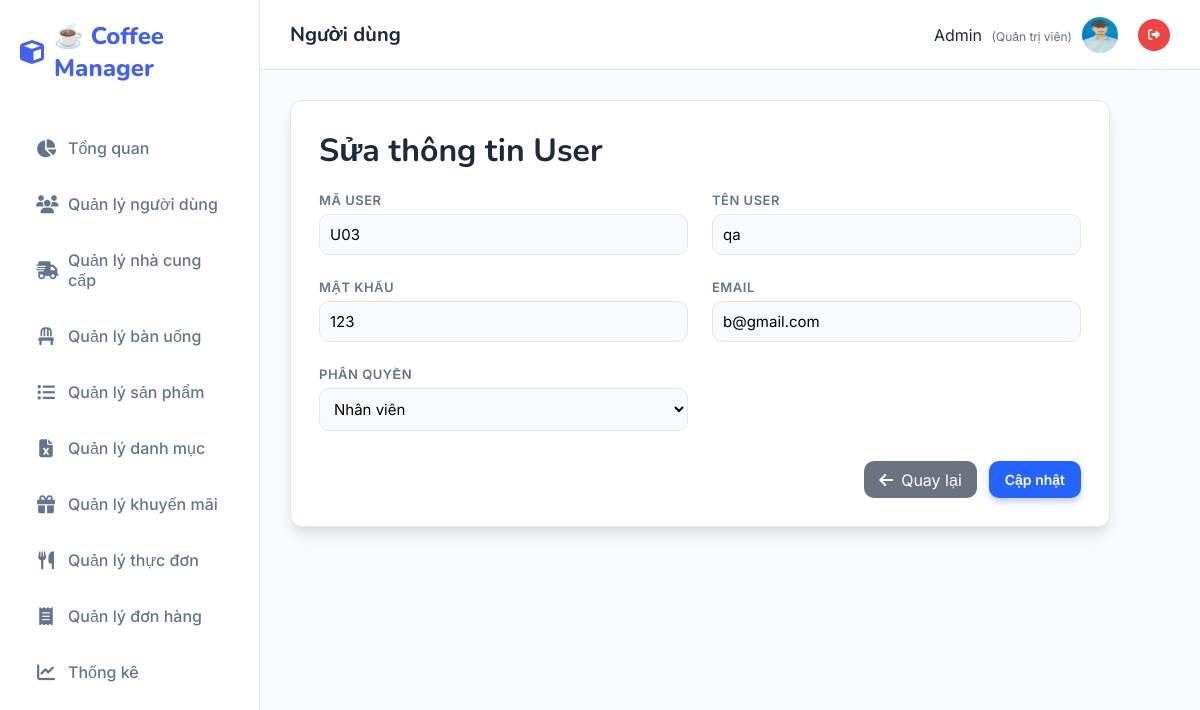
The page /Users/sua/U03 (signed in) on the database its author committed.
### tables this page shows
CREATE TABLE `users` (
  `ma_user` varchar(50) NOT NULL,
  `ten_user` varchar(100) NOT NULL,
  `password` varchar(255) NOT NULL,
  `email` varchar(100) NOT NULL,
  `phan_quyen` enum('admin','nhan_vien') DEFAULT 'nhan_vien',
  `ngay_tao` datetime DEFAULT current_timestamp()
);

### MVC/Core/controller.php (called while the page is built, shortened)
<?php
    class controller{
        public function model($model){
        return new $model;
        }
        public function view($view,$data=[]){
            include_once __DIR__.'/../Views/'.$view.'.php';
        }
    }
?>

### MVC/Controllers/Users.php (called while the page is built, shortened)
<?php
    class Users extends controller{
        private $user;
        function __construct()
        {
            $this->user = $this->model("Users_m");
        }
        function sua($ma_user){
            $result = $this->user->Users_getById($ma_user);
            $row = mysqli_fetch_array($result);
            $this->view('Master',[
                'page' => 'Users_sua',
                'ma_user' => $row['ma_user'],
                'ten_user' => $row['ten_user'],
                'password' => $row['password'],
                'email' => $row['email'],
                'phan_quyen' => $row['phan_quyen']
            ]);
        }
    }
?>

### MVC/Core/app.php (called while the page is built, shortened)
<?php
    class app{
        protected $action = "Get_data";
        function __construct()
        {
            $arr = $this->processURL();
            if($arr!=null){
                if(file_exists(__DIR__.'/../Controllers/'.$arr[0].'.php')){
                    unset($arr[0]);
                }
            }
            $this->controller=new $this->controller;
            if(isset($arr[1])){
                if(method_exists($this->controller,$arr[1])){
                    $this->action=$arr[1];
                    unset($arr[1]);
                }
            }
            $this->param=$arr?array_values($arr):[];
            call_user_func_array([$this->controller,$this->action],$this->param);
        }
        function processURL(){
        if(isset($_GET['url'])){
            return explode('/',filter_var(trim($_GET['url']),FILTER_DEFAULT));
        }
    }
    }
?>

### index.php (called while the page is built, shortened)
<?php
    $myapp = new app();
?>

### MVC/Core/connectDB.php (called while the page is built, shortened)
<?php
    class connectDB{
            function __construct()
            {
                $this->con=mysqli_connect('localhost','root','','Web');
            }
    }
?>

### MVC/Models/Users_m.php (called while the page is built, shortened)
<?php
    class Users_m extends connectDB{
        function Users_getById($ma_user){
            $sql = "SELECT * FROM users WHERE ma_user = '$ma_user'";
            return mysqli_query($this->con, $sql);
        }
    }
?>

### MVC/Views/Pages/Users_sua.php (the view, shortened to what this page needs)
<!DOCTYPE html>
<html lang="vi">
<body>
    <main class="card">
        <h1>Sửa thông tin User</h1>
        <form method="post" action="http://localhost/QLSP/Users/update">
            <div>
                <label>Mã user</label>
                <input type="text" name="txtMauser" readonly
                    value="<?php echo isset($data['ma_user'])?htmlspecialchars($data['ma_user']):'' ?>" />
            </div>
            <div>
                <label>Tên user</label>
                <input type="text" name="txtTenuser" required
                    value="<?php echo isset($data['ten_user'])?htmlspecialchars($data['ten_user']):'' ?>" />
            </div>
            <div>
                <label>Mật khẩu</label>
                <input type="text" name="txtPassword"
                    value="<?php echo isset($data['password'])?htmlspecialchars($data['password']):'' ?>" />
            </div>
            <div>
                <label>Email</label>
                <input type="email" name="txtEmail"
                    value="<?php echo isset($data['email'])?htmlspecialchars($data['email']):'' ?>" />
            </div>
            <div>
                <label>Phân quyền</label>
                <select name="ddlPhanquyen">
                    <option value="nhan_vien"
                        <?php echo (isset($data['phan_quyen']) && $data['phan_quyen']=='nhan_vien')? 'selected':''; ?>>
                        Nhân viên</option>
                </select>
            </div>
            <div class="actions">
                <a href="http://localhost/QLSP/Users/danhsach" class="btn-back"><i class="fa-solid fa-arrow-left"></i>
                    Quay lại</a>
                <button type="submit" name="btnCapnhat" class="btn-primary">Cập nhật</button>
            </div>
        </form>
    </main>
</body>
</html>

### Public/Css/style.css (style rules this page uses)
:root { --primary: #4361ee; --primary-dark: #3a0ca3; --secondary: #4cc9f0; --accent: #f72585; --success: #10b981; --warning: #f59e0b; --danger: #ef4444; --dark: #1e293b; --light: #f8fafc; --white: #ffffff; --gray: #64748b; --border: #e2e8f0; --shadow: 0 10px 15px -3px rgba(0, 0, 0, 0.1), 0 4px 6px -2px rgba(0, 0, 0, 0.05); --radius: 16px; --sidebar-width: 260px; }
* { margin: 0; padding: 0; box-sizing: border-box; font-family: "Inter", sans-serif; }
body { background-color: var(--light); color: var(--dark); height: 100vh; overflow: hidden; }
a { text-decoration: none; transition: 0.3s; }
.card { background: var(--white); border-radius: var(--radius); padding: 30px; box-shadow: var(--shadow); border: 1px solid var(--border); margin-bottom: 30px; }
h1, h2 { color: var(--dark); margin-bottom: 20px; font-family: "Nunito", sans-serif; }
form { display: grid; grid-template-columns: repeat(2, 1fr); gap: 24px; }
label { font-size: 13px; font-weight: 600; color: var(--gray); margin-bottom: 8px; display: block; text-transform: uppercase; letter-spacing: 0.5px; }
input, select, textarea { width: 100%; padding: 12px 16px; border: 1px solid var(--border); border-radius: 10px; font-size: 15px; background: #f9fafb; transition: 0.2s; }
.actions { margin-top: 10px; display: flex; gap: 12px; justify-content: flex-end; grid-column: 1 / -1; }
button, .btn { padding: 10px 20px; border-radius: 10px; font-weight: 600; font-size: 14px; cursor: pointer; border: none; display: inline-flex; align-items: center; gap: 8px; transition: 0.2s; text-decoration: none; }
.btn-primary { background: var(--primary); color: #fff; box-shadow: 0 4px 6px rgba(67, 97, 238, 0.3); }

### MVC/Views/Pages/Users_sua.php (style rules this page uses)
:root { --accent: #2463ff; --muted: #6b7280 }
.card { width: 100%; max-width: 820px; background: #fff; padding: 28px; border-radius: 12px }
label { display: block; margin-bottom: 6px; font-weight: 600 }
input, select { width: 100%; padding: 10px; border-radius: 10px; border: 1px solid #e3e7ef }
.actions { display: flex; gap: 12px; justify-content: flex-end; margin-top: 6px }
.btn-back { background: #6b7280; color: #fff; padding: 8px 15px; border-radius: 10px; text-decoration: none; display: inline-flex; align-items: center; gap: 8px }
.btn-primary { background: var(--accent); color: #fff; padding: 10px 16px; border-radius: 10px; border: 0 }

### rows shown on the page
users: txtMauser "U03", txtTenuser "qa", txtPassword "123", txtEmail "b@gmail.com", ddlPhanquyen "Nhân viên"

### other values the page prints
$_SESSION['user_name'] "Admin"
